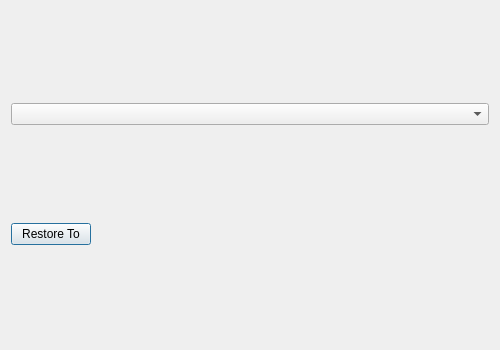
<?xml version="1.0" encoding="UTF-8"?>
<ui version="4.0">
 <class>RestoreDialog</class>
 <widget class="QDialog" name="RestoreDialog">
  <property name="geometry">
   <rect>
    <x>0</x>
    <y>0</y>
    <width>500</width>
    <height>350</height>
   </rect>
  </property>
  <property name="minimumSize">
   <size>
    <width>500</width>
    <height>350</height>
   </size>
  </property>
  <property name="windowTitle">
   <string>Restore Files - Blobbackup</string>
  </property>
  <layout class="QVBoxLayout" name="verticalLayout">
   <item>
    <widget class="QComboBox" name="snapshots_combo_box"/>
   </item>
   <item>
    <layout class="QVBoxLayout" name="snapshot_tree_layout"/>
   </item>
   <item>
    <layout class="QHBoxLayout" name="horizontalLayout">
     <item>
      <widget class="QPushButton" name="restore_button">
       <property name="text">
        <string>Restore To</string>
       </property>
      </widget>
     </item>
     <item>
      <spacer name="horizontalSpacer">
       <property name="orientation">
        <enum>Qt::Horizontal</enum>
       </property>
       <property name="sizeHint" stdset="0">
        <size>
         <width>40</width>
         <height>20</height>
        </size>
       </property>
      </spacer>
     </item>
    </layout>
   </item>
  </layout>
 </widget>
 <resources/>
 <connections/>
</ui>
